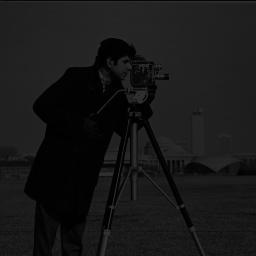
%> input picture low_cameraman.pgm, 256 x 256 px
$ octave histo_eq.m   (GNU Octave 9; MATLAB toolbox functions it lacks are replaced by stand-ins)
%> lines starting %> are read from the running program, lines starting %| are printed output that depends on the picture
a=imread('low_cameraman.pgm');
%> a is the input picture: size 256x256 uint8; min 0, max 51, mean 23.4

[row, col] = size(a);
%> row = 256; col = 256

count=zeros(256, 1);

for i=1:row
    for j=1:col
        pix=(a(i,j)+1);
        count(pix) = count(pix) + 1;
    end
end
%> after the loop, count = 256 values, max 7156 at index 3, min 0 at index 53, mean 256

cumm = 0;
for i=1:256
    cumm = cumm + count(i);
    count(i) = round(cumm*255/(row*col));
end
%> this loop made 256 passes
%> cumm on passes 1 to 3: 15, 1968, 9124
%> after the loop, count = 256 values from 0 to 255

b=a;

for i=1:row
    for j=1:col
        pix=(a(i,j)+1);
        b(i,j) = count(pix);
    end
end
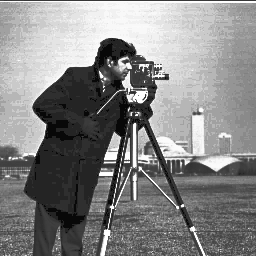
%> b: size 256x256 uint8; min 0, max 255, mean 133.7

imwrite(b, 'hist.pgm');
subplot(1,2,1), imshow(a);
subplot(1,2,2), imshow(uint8(b));
